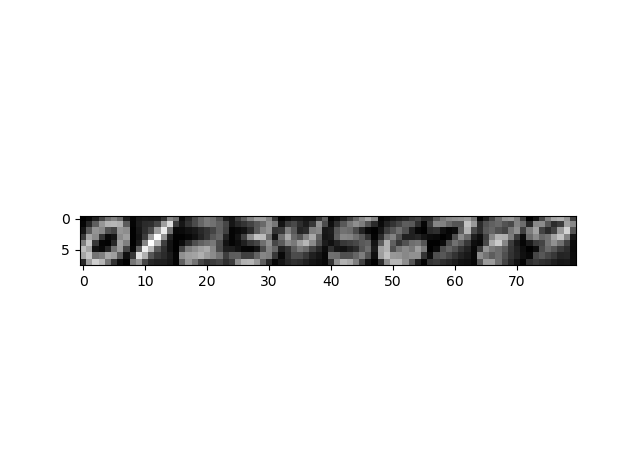

Recreate this plot in Python.
'''
Question 2.0 Skeleton Code

Here you should load the data and plot
the means for each of the digit classes.
'''

import data
import numpy as np
# Import pyplot - plt.imshow is useful!
import matplotlib.pyplot as plt

def plot_means(train_data, train_labels):
    means = []
    for i in range(0, 10):
        i_digits = data.get_digits_by_label(train_data, train_labels, i)
        # Compute mean of class i
        temp = np.sum(i_digits, axis=0)/700.0;
        temp = temp.reshape((8,8));
        means.append(temp);
    # Plot all means on same axis
    all_concat = np.concatenate(means, 1)
    plt.imshow(all_concat, cmap='gray')
    plt.show()

if __name__ == '__main__':
    train_data, train_labels, _, _ = data.load_all_data_from_zip('a2digits.zip', 'data')
    plot_means(train_data, train_labels)
